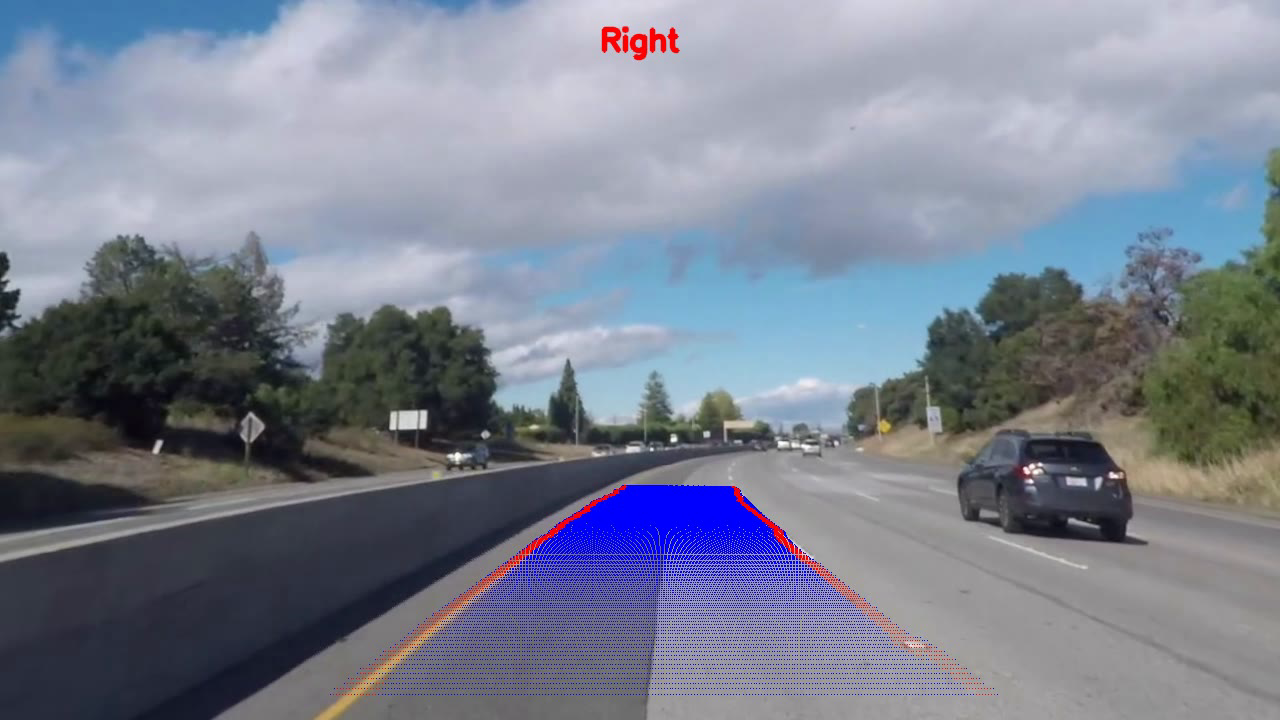

Python code for this plot:
import numpy as np
import sys
# This try-catch is a workaround for Python3 when used with ROS; 
# it is not needed for most platforms
try:
    sys.path.remove('/opt/ros/kinetic/lib/python2.7/dist-packages')
except:
    pass

import cv2 as cv
import numpy as np
from random import randint
import matplotlib.pyplot as plt
import time

K=np.array([[903.7596, 0 , 695.7519]
, [0, 901.9653, 224.2509],
 [0, 0, 1]])
D = np.array([[-3.639558e-01, 1.788651e-01, 6.029694e-04, -3.922424e-04, -5.382460e-02]])


def darken_grayscale(frame, gamma = 1.0):
  inv = 1.0/gamma
  table = np.array([((i / 255.0) ** inv) * 255
      for i in np.arange(0, 256)]).astype("uint8")
  return cv.LUT(frame, table)

def crop_image(img):
    height, width = img.shape
    cropped = img[int(height/2):height, 0:width]
    return cropped 

def crop_image_mask1(img):
    height, width = img.shape
    cropped = img[0:220, 0:156]
    return cropped 

def warp(h_matrix, contour, source, copy):
    coordinates = np.indices((copy.shape[1], copy.shape[0]))
    coordinates = coordinates.reshape(2, -1)
    coordinates = np.vstack((coordinates, np.ones(coordinates.shape[1])))
    temp_x, temp_y = coordinates[0], coordinates[1]
    warp_coordinates = h_matrix@coordinates
    x1, y1 ,z= warp_coordinates[0, :]/warp_coordinates[2, :], warp_coordinates[1, :]/warp_coordinates[2, :], warp_coordinates[2, :]/warp_coordinates[2, :]
    temp_x, temp_y = temp_x.astype(int),temp_y.astype(int)
    x1, y1 = x1.astype(int), y1.astype(int)

    if x1.all() >= 0 and x1.all() < 1392 and y1.all() >= 0 and y1.all() < 512:
        source[y1, x1] = copy[temp_y, temp_x]
    return source

vid = cv.VideoCapture("challenge_video.mp4")
frame_width = int(vid.get(3))
frame_height = int(vid.get(4))
# out = cv.VideoWriter('challenge_accepted_video.avi', cv.VideoWriter_fourcc('M','J','P','G'), 30, (frame_width, frame_height))

while(vid.isOpened()):
    _, frame = vid.read()
    if frame is not None:
      frame_copy = np.copy(frame)
      frame=cv.undistort(frame,K,D,None,K)

      font = cv.FONT_HERSHEY_SIMPLEX
      kernel = np.ones((5,5),np.uint8)
      kernel1 = np.ones((5,5),np.uint8)
      hsv = cv.cvtColor(frame, cv.COLOR_BGR2HLS)

      # Create Mask
      mask1 = cv.inRange(hsv, np.array([10, 100, 20]),np.array([40, 255, 200]))
      mask2 = cv.inRange(hsv, np.array([0, 200, 0]),np.array([255, 255, 200]))
      mask1 = cv.dilate(mask1,kernel,iterations = 1)
      mask1 = cv.morphologyEx(mask1, cv.MORPH_OPEN, kernel)
      mask1 = cv.erode(mask1,kernel,iterations = 1)
      mask2 = cv.dilate(mask2,kernel1,iterations = 1)
      mask2 = cv.morphologyEx(mask2, cv.MORPH_CLOSE, kernel1)
      mask = cv.bitwise_or(mask1,mask2)

      ref_frame = np.array([[0,0], [400,0], [400,400], [0,400]])
      img_frame = np.array([[598,465], [721,465], [1263,700], [22,700]])

      # Homography                     
      H,_=cv.findHomography(img_frame, ref_frame, cv.RANSAC, 3.0)    
      res = cv.warpPerspective(mask, H, (600,400))

      H,_=cv.findHomography(img_frame, ref_frame, cv.RANSAC, 3.0)    
      res1 = cv.warpPerspective(frame, H, (400,400))
      

      # Find Histogram
      histogram=np.sum(res[res.shape[0]//2:,:], axis=0)
      midpoint=np.int(histogram.shape[0]/2)
      left_start=np.argmax(histogram[:midpoint])
      right_start=np.argmax(histogram[midpoint:])+midpoint
      location=[left_start,right_start,midpoint]
      
      if left_start==0:
        left_start=start1
      if right_start==0:
        right_start=start2
      xl=[]
      yl=[]
      xr=[]
      yr=[]
      poly_left=[]
      poly_right=[]
      offset=0
      start1=left_start
      start2=right_start
      i=0
      for j in range(0,100):
        s1=start1
        s2=start2
        xl.append(start1)
        yl.append(400-(2+offset)*j)
        xr.append(start2)
        yr.append(400-(2+offset)*j)
        
        histogram1=np.sum(res[400-(2+offset)*j-2:400-(2+offset)*j,start1-30:start1+30], axis=0)
        histogram2=np.sum(res[400-(2+offset)*j-2:400-(2+offset)*j,start2-30:start2+30], axis=0)

        if len(histogram1)!=0:
          actual1=np.argmax(histogram1)+start1-30
          start1=actual1
          if np.argmax(histogram1)==0:
            start1=s1
        if len(histogram2)!=0:
          actual2=np.argmax(histogram2)+start2-30
          start2=actual2
          if np.argmax(histogram2)==0:
            start2=s2+i

          pts_left = np.array([np.transpose(np.vstack([xl, yl]))])
          pts_right = np.array([np.transpose(np.vstack([xr, yr]))])
          pts = np.hstack((pts_left, pts_right))
          pts_new = np.array([[xl[len(xl)-1], yl[len(yl)-1]], [xr[len(xr)-1], yr[len(yr)-1]], [xl[len(xl)-1], 100], [xr[len(xr)-1], 100] ], np.int32)
          
          cv.line(res1, (xl[len(xl)-1], yl[len(yl)-1]), (xr[len(xr)-1], yr[len(yr)-1]), [255,0,0], 10)
          
          cv.polylines(res1, np.int32([pts_left]), 20, (255,0,0))
          cv.polylines(res1, np.int32([pts_right]), 20, (255,0,0))

      for f in range(len(xl)):
        cv.circle(res1, (xl[f],yl[f]), 2, [0,0,255], 3)
        cv.circle(res1, (xr[f],yr[f]), 2, [0,0,255], 3)
      pts_mid = np.array([(xl[len(xl)-1], yl[len(yl)-1]), (xr[len(xr)-1], yr[len(yr)-1]), (xl[len(xl)-2], yl[len(yl)-2]), (xr[len(xr)-2], yr[len(yr)-2])], np.int32)
      mid_point_line = np.mean(pts_mid)/2

      center_point = 107
      if mid_point_line > center_point:
        # print("Towards Right")
         cv.putText(frame, 'Right', (600,50), font,1, (0,0,255), 3, cv.LINE_AA)
      elif mid_point_line < center_point - 30:
        # print("Towards Left")
         cv.putText(frame, 'Left', (600,50), font,1, (0,0,255), 3, cv.LINE_AA)
      else:
        # print("Going Straight")
         cv.putText(frame, 'Straight', (600,50), font,1, (0,0,255), 3, cv.LINE_AA)
          
      frame=warp(np.linalg.inv(H),img_frame,frame,res1)
      cv.imshow("Frame", frame)
      # out.write(frame)

      k = cv.waitKey(20) & 0xFF
      if k == 27:
         break
    else: 
        break   
# out.release()
vid.release()
cv.destroyAllWindows()
